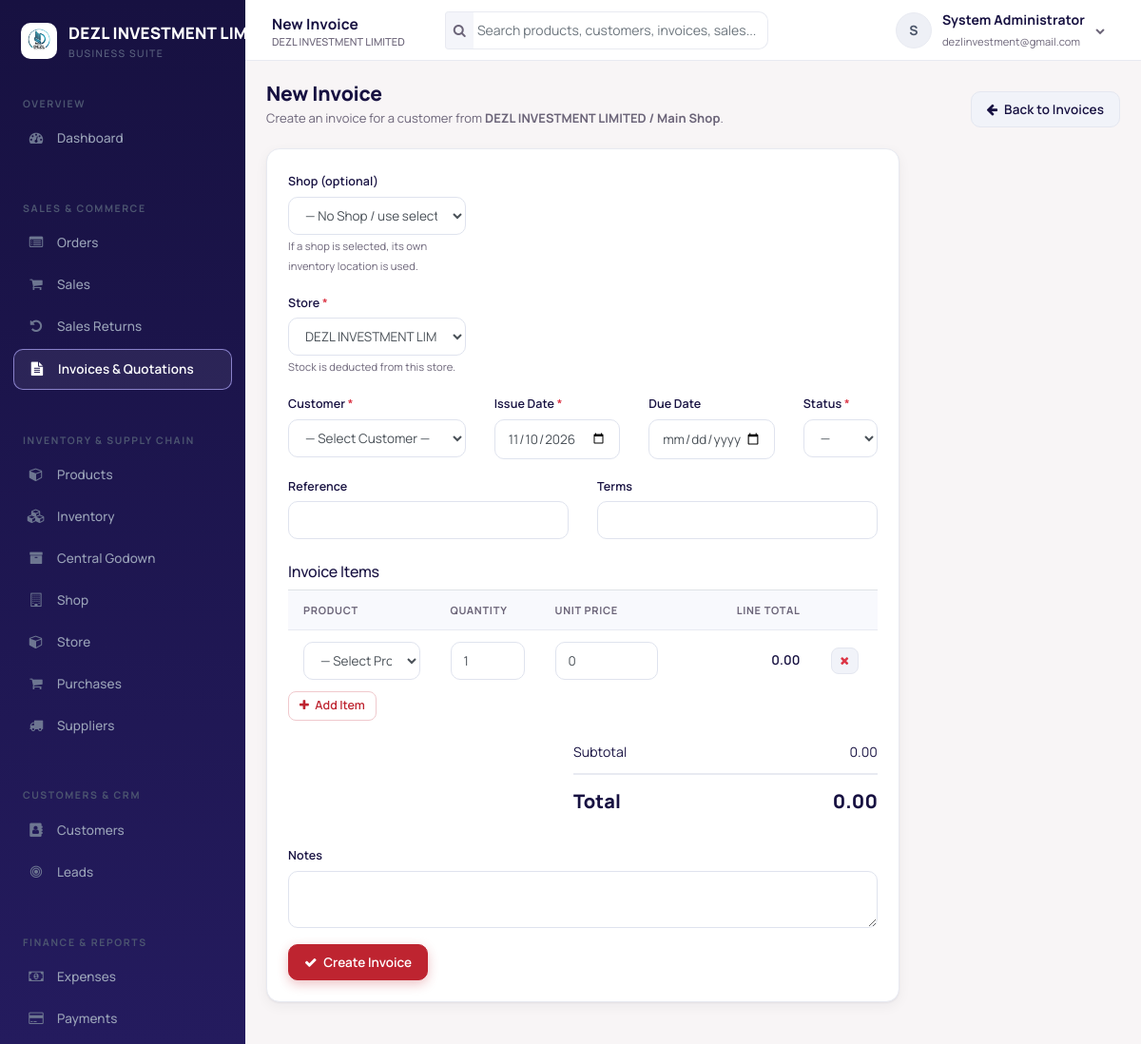
The page /invoice-add.php (signed in) on the database as committed earlier.
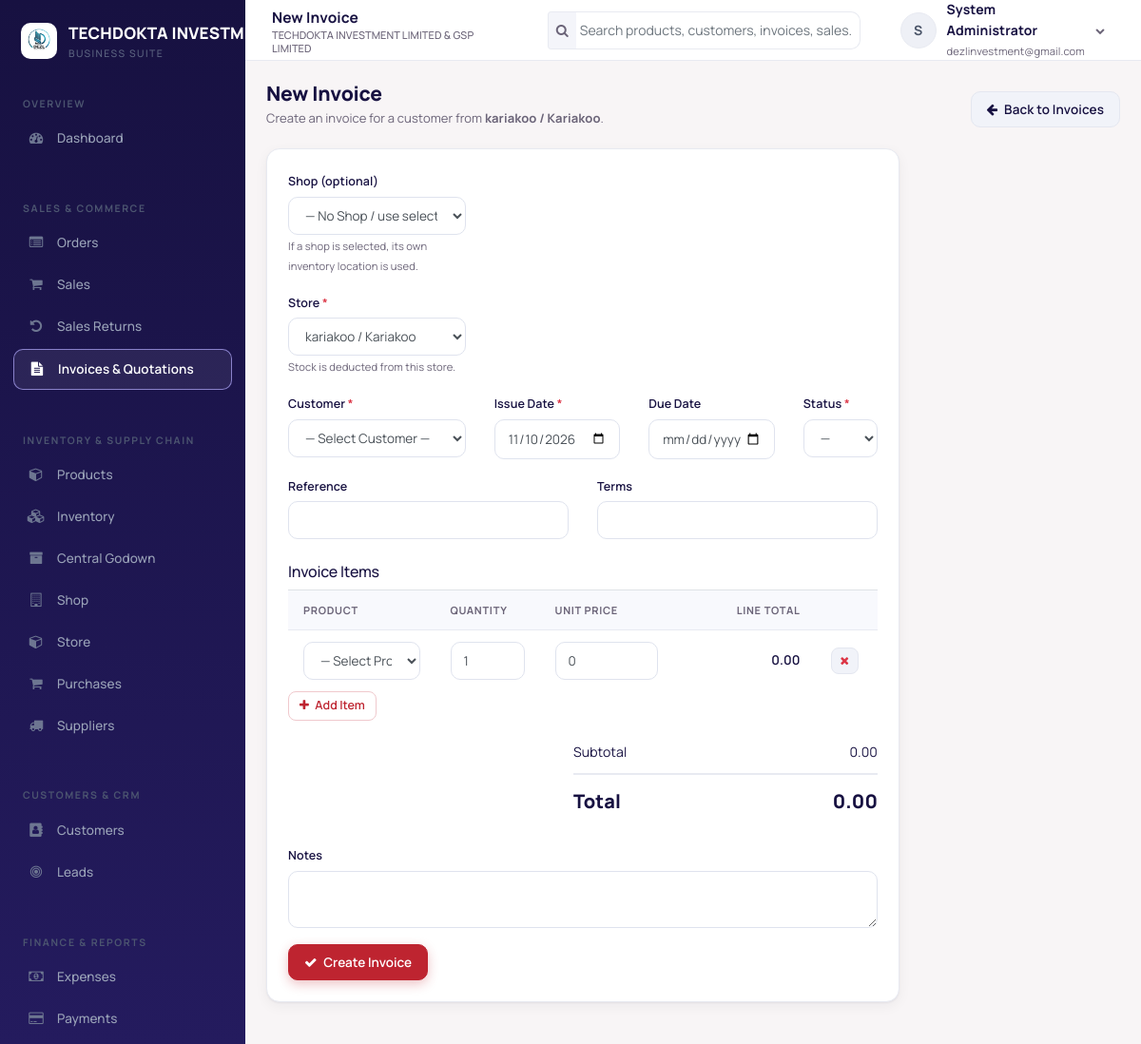
The same page on the database as committed later.
### tables this page shows
CREATE TABLE `users` (
  `user_id` int(10) UNSIGNED NOT NULL,
  `tenant_id` int(10) UNSIGNED NOT NULL,
  `username` varchar(100) NOT NULL,
  `email` varchar(191) NOT NULL,
  `password_hash` varchar(255) NOT NULL,
  `first_name` varchar(100) NOT NULL,
  `last_name` varchar(100) NOT NULL,
  `phone` varchar(50) DEFAULT NULL,
  `is_active` tinyint(1) NOT NULL DEFAULT 1,
  `last_login` datetime DEFAULT NULL,
  `created_at` timestamp NOT NULL DEFAULT current_timestamp()
);

CREATE TABLE `shops` (
  `shop_id` int(10) UNSIGNED NOT NULL,
  `tenant_id` int(10) UNSIGNED NOT NULL,
  `name` varchar(191) NOT NULL,
  `code` varchar(50) NOT NULL,
  `address` text DEFAULT NULL,
  `phone` varchar(50) DEFAULT NULL,
  `is_active` tinyint(1) NOT NULL DEFAULT 1,
  `created_at` timestamp NOT NULL DEFAULT current_timestamp(),
  `updated_at` timestamp NOT NULL DEFAULT current_timestamp() ON UPDATE current_timestamp()
);

CREATE TABLE `warehouses` (
  `warehouse_id` int(10) UNSIGNED NOT NULL,
  `tenant_id` int(10) UNSIGNED NOT NULL,
  `shop_id` int(10) UNSIGNED DEFAULT NULL,
  `name` varchar(191) NOT NULL,
  `code` varchar(50) DEFAULT NULL,
  `address` text DEFAULT NULL,
  `phone` varchar(50) DEFAULT NULL,
  `manager_user_id` int(10) UNSIGNED DEFAULT NULL,
  `is_active` tinyint(1) NOT NULL DEFAULT 1,
  `is_godown` tinyint(1) GENERATED ALWAYS AS (`location_type` = 'godown') VIRTUAL,
  `location_type` enum('store','godown','shop') NOT NULL DEFAULT 'store',
  `created_at` timestamp NOT NULL DEFAULT current_timestamp(),
  `updated_at` timestamp NOT NULL DEFAULT current_timestamp() ON UPDATE current_timestamp(),
  `godown_tenant_key` int(10) UNSIGNED GENERATED ALWAYS AS (case when `location_type` = 'godown' and `is_active` = 1 then `tenant_id` else NULL end) STORED
);

### invoice-add.php (the view, shortened to what the changed rows need)
<?php
require_once 'header.php';
require_once 'auth_check.php';
$page_title = 'New Invoice';
$tax_enabled = tax_enabled();
$linked_order = null;
$linked_order_items = [];
$stores = accessible_stores(null, false, null, is_godown_manager());
$requested_store_id = $linked_order
    ? (int)$linked_order['warehouse_id']
    : (int)($_POST['warehouse_id'] ?? $_SESSION['invoice_warehouse_id'] ?? 0);
if ($requested_store_id <= 0) {
    $requested_store_id = (int)$stores[0]['warehouse_id'];
}
$selected_store = find_accessible_store($requested_store_id, false, is_godown_manager());
$selected_store_id = (int)$selected_store['warehouse_id'];
$order_preview_subtotal = 0.0;
$order_preview_tax = 0.0;
require_once 'navbar.php';
require_once 'sidebar.php';
$cur = tenant_currency();
?>
<div class="page-head">
    <div>
        <h1 class="page-title"><?php echo $linked_order ? 'Fulfil Order' : 'New Invoice'; ?></h1>
        <div class="page-sub">
            <?php if ($linked_order): ?>
                Create the invoice for order <strong><?php echo e($linked_order['order_number']); ?></strong> from <strong><?php echo e(store_label($selected_store)); ?></strong>.
            <?php else: ?>
                Create an invoice for a customer from <strong><?php echo e(store_label($selected_store)); ?></strong>.
            <?php endif; ?>
        </div>
    </div>
</div>
<div class="row">
    <div class="col-lg-9">
        <div class="card">
            <div class="card-body">
                <form method="POST" action="invoice-add.php" id="invoiceForm">
                    <div class="row">
                        <div class="col-md-4 form-group">
                            <label><?php echo is_godown_manager() ? 'Godown' : 'Store'; ?> <span class="text-danger">*</span></label>
                            <?php if ($linked_order): ?>
                                <input type="hidden" name="warehouse_id" value="<?php echo (int)$selected_store_id; ?>">
                                <div class="form-control-plaintext"><?php echo e(store_label($selected_store)); ?></div>
                                <small class="text-muted">Fixed to the store confirmed on this order. Stock is deducted from this store.</small>
                            <?php else: ?>
                                <select name="warehouse_id" class="form-control" required>
                                    <?php foreach ($stores as $store): ?>
                                        <option value="<?php echo (int)$store['warehouse_id']; ?>" <?php echo (int)$store['warehouse_id'] === $selected_store_id ? 'selected' : ''; ?>><?php echo e(store_label($store)); ?></option>
                                    <?php endforeach; ?>
                                </select>
                                <small class="text-muted">Stock is deducted from this <?php echo is_godown_manager() ? 'Godown' : 'store'; ?>.</small>
                            <?php endif; ?>
                        </div>
                    </div>
                    <?php if ($linked_order): ?>
                        <div class="table-responsive">
                            <table class="table">
                                <thead>
                                    <tr>
                                        <th>Product</th>
                                        <th style="width:110px;" class="text-right">Quantity</th>
                                        <th style="width:140px;" class="text-right">Unit Price</th>
                                        <th style="width:140px;" class="text-right">Tax</th>
                                        <th style="width:150px;" class="text-right">Line Total</th>
                                    </tr>
                                </thead>
                                <tbody>
                                <?php foreach ($linked_order_items as $oi): ?>
                                    <?php
                                    $li_total = (float)$oi['unit_price'] * (float)$oi['quantity'];
                                    $li_tax = $tax_enabled ? $li_total * ((float)$oi['tax_rate_snapshot'] / 100) : 0;
                                    ?>
                                    <tr>
                                        <td>
                                            <span class="font-weight-semibold"><?php echo e($oi['product_name_snapshot']); ?></span>
                                            <small class="text-muted d-block"><?php echo e($oi['product_code_snapshot']); ?></small>
                                        </td>
                                        <td class="text-right"><?php echo e((float)$oi['quantity']); ?></td>
                                        <td class="text-right"><?php echo e(money($oi['unit_price'], $cur)); ?></td>
                                        <td class="text-right"><?php echo e(money($li_tax, $cur)); ?></td>
                                        <td class="text-right font-weight-semibold"><?php echo e(money($li_total + $li_tax, $cur)); ?></td>
                                    </tr>
                                <?php endforeach; ?>
                                </tbody>
                            </table>
                        </div>
                        <div class="d-flex justify-content-end mb-4">
                            <div style="width:320px;">
                                <div class="cart-total-row"><span>Subtotal</span><span><?php echo e(money($order_preview_subtotal, $cur)); ?></span></div>
                                <?php if ($tax_enabled): ?><div class="cart-total-row"><span>Tax</span><span><?php echo e(money($order_preview_tax, $cur)); ?></span></div><?php endif; ?>
                                <div class="cart-total-row cart-grand"><span>Total</span><span><?php echo e(money($order_preview_subtotal + $order_preview_tax, $cur)); ?></span></div>
                            </div>
                        </div>
                    <?php else: ?>
                        <div class="table-responsive">
                            <table class="table" id="invItemsTable">
                                <thead>
                                    <tr>
                                        <th>Product</th>
                                        <th style="width:110px;">Quantity</th>
                                        <th style="width:140px;">Unit Price</th>
                                        <th style="width:150px;" class="text-right">Line Total</th>
                                        <th style="width:50px;"></th>
                                    </tr>
                                </thead>
                            </table>
                        </div>
                    <?php endif; ?>
                </form>
            </div>
        </div>
    </div>
</div>
<?php require_once 'footer.php'; ?>

### navbar.php (shortened to what the changed rows need)
<div class="app-main">
    <header class="topbar">
        <div class="topbar-title"><?php echo isset($page_title) ? e($page_title) : e(system_title()); ?><small><?php echo e(system_title()); ?></small></div>
        <div class="dropdown">
            <a href="#" class="user-menu" data-toggle="dropdown">
                <span class="avatar"><?php echo e(strtoupper(substr($current_user->first_name, 0, 1))); ?></span>
                <span class="hide-xs"><strong><?php echo e($current_user->fullName()); ?></strong><br><small class="text-muted"><?php echo e($current_user->email); ?></small></span>
                <i class="fa fa-chevron-down hide-xs" style="font-size:10px;color:var(--text-muted)"></i>
            </a>
        </div>
    </header>
    <main class="app-content">

### sidebar.php (shortened to what the changed rows need)
<aside class="sidebar" id="sidebar">
    <div class="sidebar-brand">
        <?php $sidebar_logo = system_logo_path(); ?>
        <?php if ($sidebar_logo !== ''): ?>
            <img src="<?php echo e($sidebar_logo); ?>" alt="" class="sidebar-logo">
        <?php endif; ?>
        <div class="brand-text"><?php echo e(system_title()); ?><small>Business Suite</small></div>
    </div>
</aside>

Rows that differ between the two databases and show on the page:
no longer on this page (row edited): shops: name.name "DEZL INVESTMENT LIMITED / Main Shop"
changed users "System Administrator": tenant "DEZL INVESTMENT LIMITED" → "TECHDOKTA INVESTMENT LIMITED & GSP LIMITED"; tenant "DEZL INVESTMENT…" → "TECHDOKTA…"
now on this page (row edited): shops: name.name "kariakoo / Kariakoo"
Other text that changed with them:
form field warehouse_id: "DEZL INVESTMENT LIMITED / Main Shop" → "kariakoo / Kariakoo"
